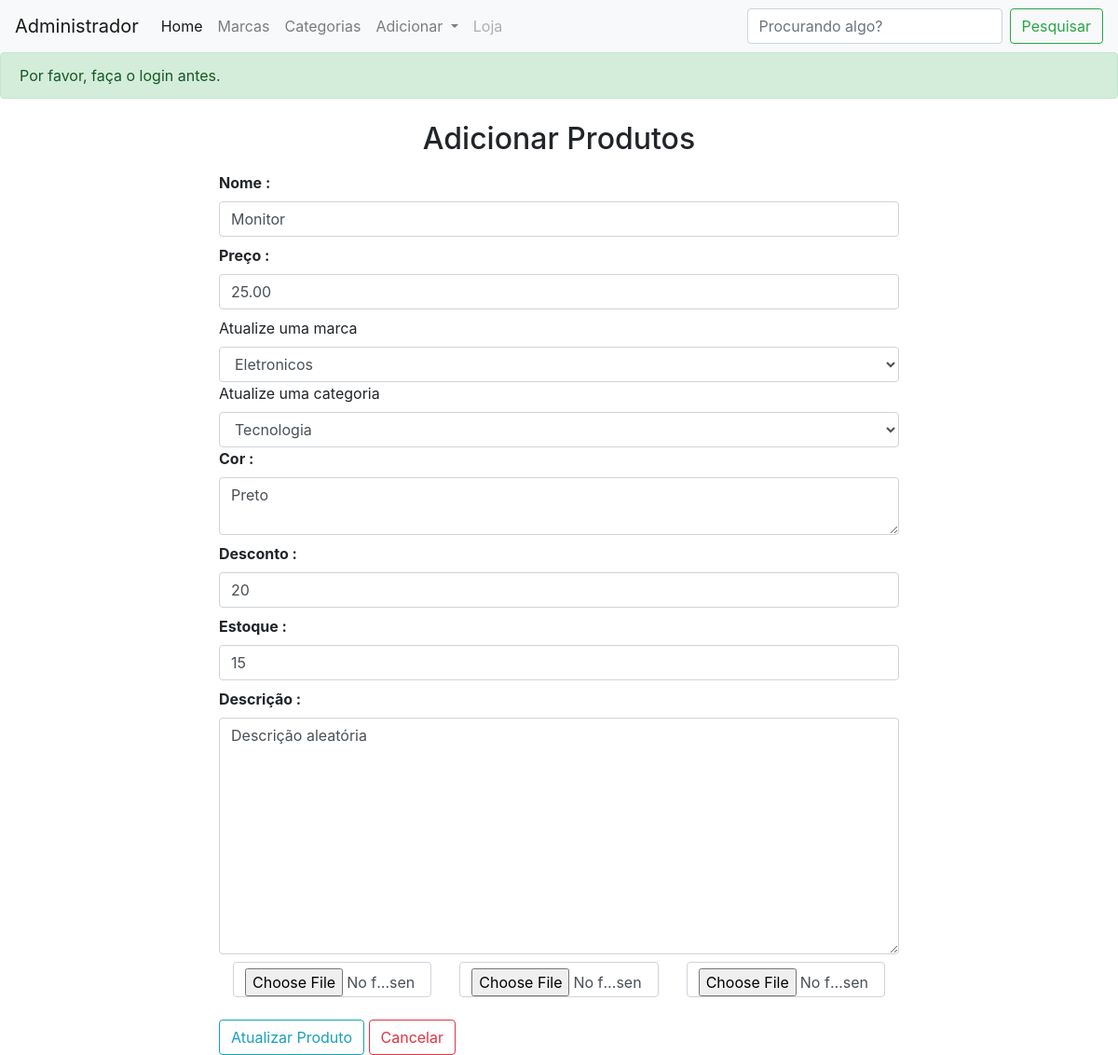
Screenshot of /updateproduto/1 with the database file from the repository.
### shop/products/models.py (models this page shows, shortened)
class Produtos(db.Model):
    id = db.Column(db.Integer, primary_key=True)
    name = db.Column(db.String(80), nullable=False)
    price = db.Column(db.Numeric(10,2), nullable=False)
    discount = db.Column(db.Integer, default=0)
    stock = db.Column(db.Integer, nullable=False)
    colors = db.Column(db.Text, nullable=False)
    description = db.Column(db.Text, nullable=False)
    pub_date = db.Column(db.DateTime, nullable=False, default=datetime.utcnow)
    marca_id = db.Column(db.Integer, db.ForeignKey('marcas.id', ondelete='CASCADE'), nullable=False)
    marca = db.relationship('Marcas', backref=db.backref('marcas', lazy=True))
    categoria_id = db.Column(db.Integer, db.ForeignKey('categorias.id', ondelete='CASCADE'), nullable=False)
    categoria = db.relationship('Categorias', backref=db.backref('categorias', lazy=True))
    img1 = db.Column(db.String(150), nullable=False, default="image.jpeg")
    img2 = db.Column(db.String(150), nullable=False, default="image.jpeg")
    img3 = db.Column(db.String(150), nullable=False, default="image.jpeg")

class Marcas(db.Model):
    id = db.Column(db.Integer, primary_key=True)
    name = db.Column(db.String(30), nullable=False, unique=True)

class Categorias(db.Model):
    id = db.Column(db.Integer, primary_key=True)
    name = db.Column(db.String(30), nullable=False, unique=True)

### shop/products/routes.py (the view, shortened to what this page needs)
@app.route('/updateproduto/<int:id>', methods=['GET', 'POST'])
def updateproduto(id):
    conferir_login()
    marcas = Marcas.query.all()
    categorias = Categorias.query.all()
    produto = Produtos.query.get_or_404(id)
    form = AddProdutos(request.form)
    form.name.data = produto.name
    form.price.data = produto.price
    form.stock.data = produto.stock
    form.colors.data = produto.colors
    form.discount.data = produto.discount
    form.description.data = produto.description
    return render_template('/products/updateproduto.html',
                           form=form,
                           produto=produto,
                           categorias=categorias,
                           marcas=marcas,
                           title="Atualizar Produtos")

### shop/products/forms.py
class AddProdutos(Form):
    name = StringField('Nome :', [validators.DataRequired()])
    price = DecimalField('Preço :', [validators.DataRequired()])
    discount = IntegerField('Desconto :', [validators.DataRequired()])
    stock = IntegerField('Estoque :', [validators.DataRequired()])
    description = TextAreaField('Descrição :', [validators.DataRequired()])
    colors = TextAreaField('Cor :', [validators.DataRequired()])
    img1 = FileField('Imagem 1', validators=[FileAllowed(['jpg', 'png', 'jpeg'], 'Apenas imagens são permitidas.'), FileRequired()])
    img2 = FileField('Imagem 2', validators=[FileAllowed(['jpg', 'png', 'jpeg'], 'Apenas imagens são permitidas.'), FileRequired()])
    img3 = FileField('Imagem 3', validators=[FileAllowed(['jpg', 'png', 'jpeg'], 'Apenas imagens são permitidas.'), FileRequired()])

### shop/products/routes.py (called while the page is built)
def conferir_login():
    if 'email' not in session:
        flash(f'Por favor, faça o login antes.', 'success')
        return redirect(url_for('login'))

### shop/templates/products/updateproduto.html (shortened to what this page needs)
{% extends "layoutadmin.html" %}
{% block content %}
{% include "_messages.html" %}
<div class="container">
  <div class="row">
  <div class="col-md-2"></div>
  <div class="col-md-8">
    <h2 class="text-center p-2">Adicionar Produtos</h2>
    {% from "_formhelpers.html" import render_field %}
    <form action="" method="POST" enctype="multipart/form-data">
      {{ render_field(form.name, class="form-control", placeholder="Nome do Produto") }}
      {{ render_field(form.price, class="form-control", placeholder="Preço do Produto") }}
      <label for="marca">Atualize uma marca</label>
      <select name="marca" id="marca" class="form-control" required>
        <option value="{{produto.marca_id}}">{{produto.marca.name}}</option>
      </select>
      <label for="categoria">Atualize uma categoria</label>
      <select name="categoria" id="categoria" class="form-control" required>
        <option value="{{produto.categoria_id}}">{{produto.categoria.name}}</option>
      </select>
      {{ render_field(form.colors, class="form-control", placeholder="Cores do Produto") }}
      {{ render_field(form.discount, class="form-control", placeholder="Desconto do Produto") }}
      {{ render_field(form.stock, class="form-control", placeholder="Estoque do Produto") }}
      {{ render_field(form.description, class="form-control", placeholder="Descrição do Produto", rows="10") }}
      <div class="container">
        <div class="row">
          <div class="col-md-4"><input type="file" name="img1" class="form-control"></div>
          <div class="col-md-4"><input type="file" name="img2" class="form-control"></div>
          <div class="col-md-4"><input type="file" name="img3" class="form-control"></div>
        </div>
      </div>
      <button type="submit" class="btn btn-outline-info mt-4">Atualizar Produto</button>
      <a href="{{url_for('admin')}}" class="btn btn-outline-danger mt-4">Cancelar</a>
    </form>
  </div>
  <div class="col-md-2"></div>
</div>
</div>
{% endblock content %}

### shop/templates/_formhelpers.html (shortened to what this page needs)
{% macro render_field(field) %}
<dt>{{ field.label }}
<dd>{{ field(**kwargs)|safe }}
</dd>
{% endmacro %}

### rows the page displays
Produtos: name "Monitor", price "25.00", colors "Preto", discount "20", stock "15", description "Descrição aleatória"
Marcas: marca "Eletronicos"
Categorias: categoria "Tecnologia"

### other values shown
{{ message }} "Por favor, faça o login antes."
{{ field.label }} "Nome : Preço : Cor : Desconto : Estoque : Descrição :"
